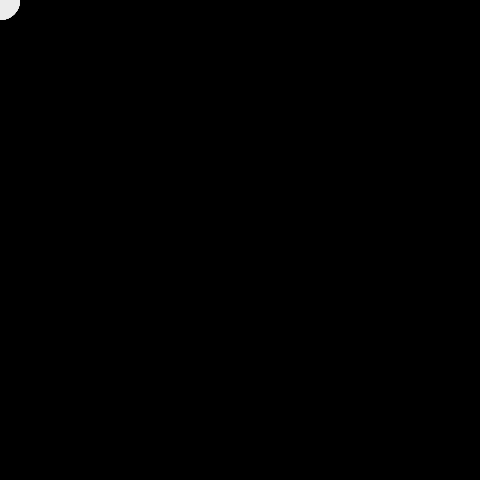
Frame 1 (no input)
Frame 60 (the mouse pressed at the canvas centre just before this capture): identical to frame 1, image omitted
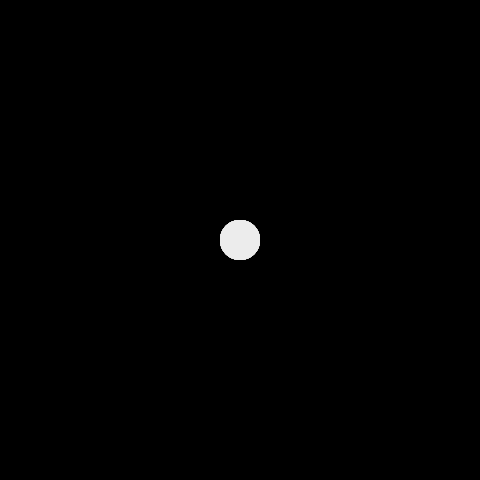
Frame 120 (the mouse held since frame 60 and released just before this capture)

The Processing sketch that drew these frames (run headless with seeded random() and noise(); from frame 60 on, the mouse is pressed at the canvas centre):

// Processing sketch: sketch_200326d
// ── sketch_200326d.pde
int[] x = new int[60];
int[] y = new int[60];

void setup()
{
  size(480, 480);
  noStroke();
}

void draw()
{
  background(0);
  
  for(int i=x.length-1; i>0; i--)
  {
    x[i] = x[i-1];
    y[i] = y[i-1];
  }
  
  x[0] = mouseX;
  y[0] = mouseY;
  
  for(int i=0; i<x.length; i++)
  {
    fill(i*4);
    ellipse(x[i], y[i], 40, 40);
  }
}
